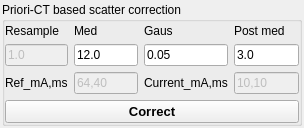
          <widget class="QWidget" name="tab_4">
           <attribute name="title">
            <string>A priori sca. corr.</string>
           </attribute>
           <layout class="QGridLayout" name="gridLayout_43">
            <property name="leftMargin">
             <number>2</number>
            </property>
            <property name="topMargin">
             <number>2</number>
            </property>
            <property name="rightMargin">
             <number>2</number>
            </property>
            <property name="bottomMargin">
             <number>2</number>
            </property>
            <item row="0" column="0">
             <widget class="QGroupBox" name="groupBox_11">
              <property name="maximumSize">
               <size>
                <width>300</width>
                <height>200</height>
               </size>
              </property>
              <property name="title">
               <string>Priori-CT based scatter correction</string>
              </property>
              <layout class="QGridLayout" name="gridLayout_25">
               <property name="leftMargin">
                <number>0</number>
               </property>
               <property name="topMargin">
                <number>2</number>
               </property>
               <property name="rightMargin">
                <number>0</number>
               </property>
               <property name="bottomMargin">
                <number>0</number>
               </property>
               <item row="0" column="0">
                <layout class="QGridLayout" name="gridLayout_7">
                 <item row="2" column="2" rowspan="2">
                  <widget class="QLineEdit" name="lineEdit_RefmAs">
                   <property name="enabled">
                    <bool>false</bool>
                   </property>
                   <property name="text">
                    <string>64,40</string>
                   </property>
                  </widget>
                 </item>
                 <item row="2" column="0" rowspan="2" colspan="2">
                  <widget class="QLabel" name="label_63">
                   <property name="text">
                    <string>Ref_mA,ms</string>
                   </property>
                  </widget>
                 </item>
                 <item row="0" column="0" colspan="2">
                  <widget class="QLabel" name="label_54">
                   <property name="text">
                    <string>Resample</string>
                   </property>
                  </widget>
                 </item>
                 <item row="0" column="2">
                  <widget class="QLabel" name="label_55">
                   <property name="text">
                    <string>Med</string>
                   </property>
                  </widget>
                 </item>
                 <item row="0" column="3">
                  <widget class="QLabel" name="label_56">
                   <property name="text">
                    <string>Gaus</string>
                   </property>
                  </widget>
                 </item>
                 <item row="0" column="4">
                  <widget class="QLabel" name="label_57">
                   <property name="text">
                    <string>Post med</string>
                   </property>
                  </widget>
                 </item>
                 <item row="1" column="2">
                  <widget class="QLineEdit" name="lineEdit_scaMedian">
                   <property name="text">
                    <string>12.0</string>
                   </property>
                  </widget>
                 </item>
                 <item row="1" column="3">
                  <widget class="QLineEdit" name="lineEdit_scaGaussian">
                   <property name="text">
                    <string>0.05</string>
                   </property>
                  </widget>
                 </item>
                 <item row="1" column="4">
                  <widget class="QLineEdit" name="lineEdit_scaPostMedian">
                   <property name="text">
                    <string>3.0</string>
                   </property>
                  </widget>
                 </item>
                 <item row="1" column="0" colspan="2">
                  <widget class="QLineEdit" name="lineEdit_scaResam">
                   <property name="enabled">
                    <bool>false</bool>
                   </property>
                   <property name="text">
                    <string>1.0</string>
                   </property>
                  </widget>
                 </item>
                 <item row="2" column="3" rowspan="2">
                  <widget class="QLabel" name="label_64">
                   <property name="text">
                    <string>Current_mA,ms</string>
                   </property>
                  </widget>
                 </item>
                 <item row="2" column="4" rowspan="2">
                  <widget class="QLineEdit" name="lineEdit_CurmAs">
                   <property name="enabled">
                    <bool>false</bool>
                   </property>
                   <property name="text">
                    <string>10,10</string>
                   </property>
                  </widget>
                 </item>
                 <item row="4" column="0" colspan="5">
                  <widget class="QPushButton" name="pushButton_DoScatterCorr">
                   <property name="font">
                    <font>
                     <pointsize>10</pointsize>
                     <weight>75</weight>
                     <bold>true</bold>
                    </font>
                   </property>
                   <property name="text">
                    <string>Correct</string>
                   </property>
                  </widget>
                 </item>
                </layout>
               </item>
              </layout>
             </widget>
            </item>
           </layout>
          </widget>
